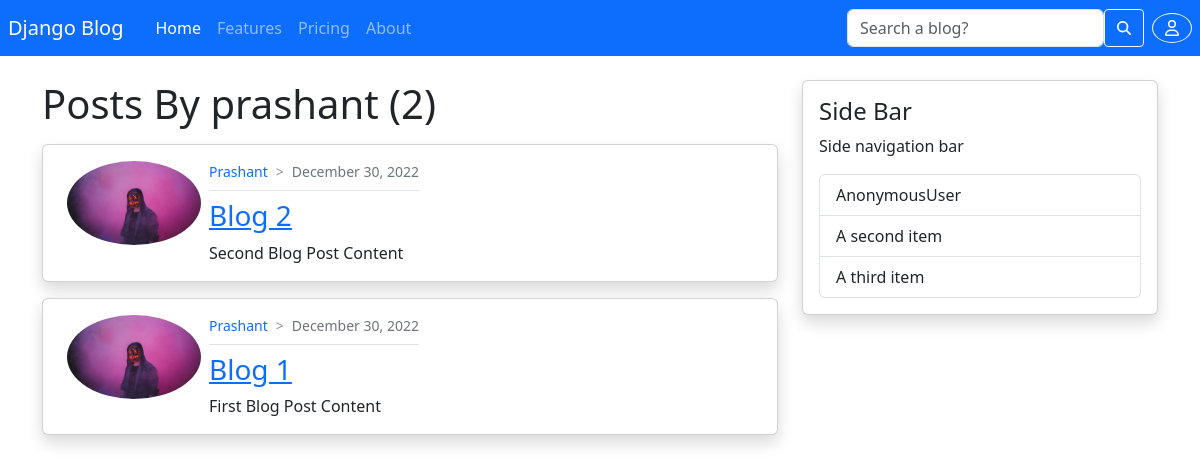
Page /user/prashant on the earlier database version.
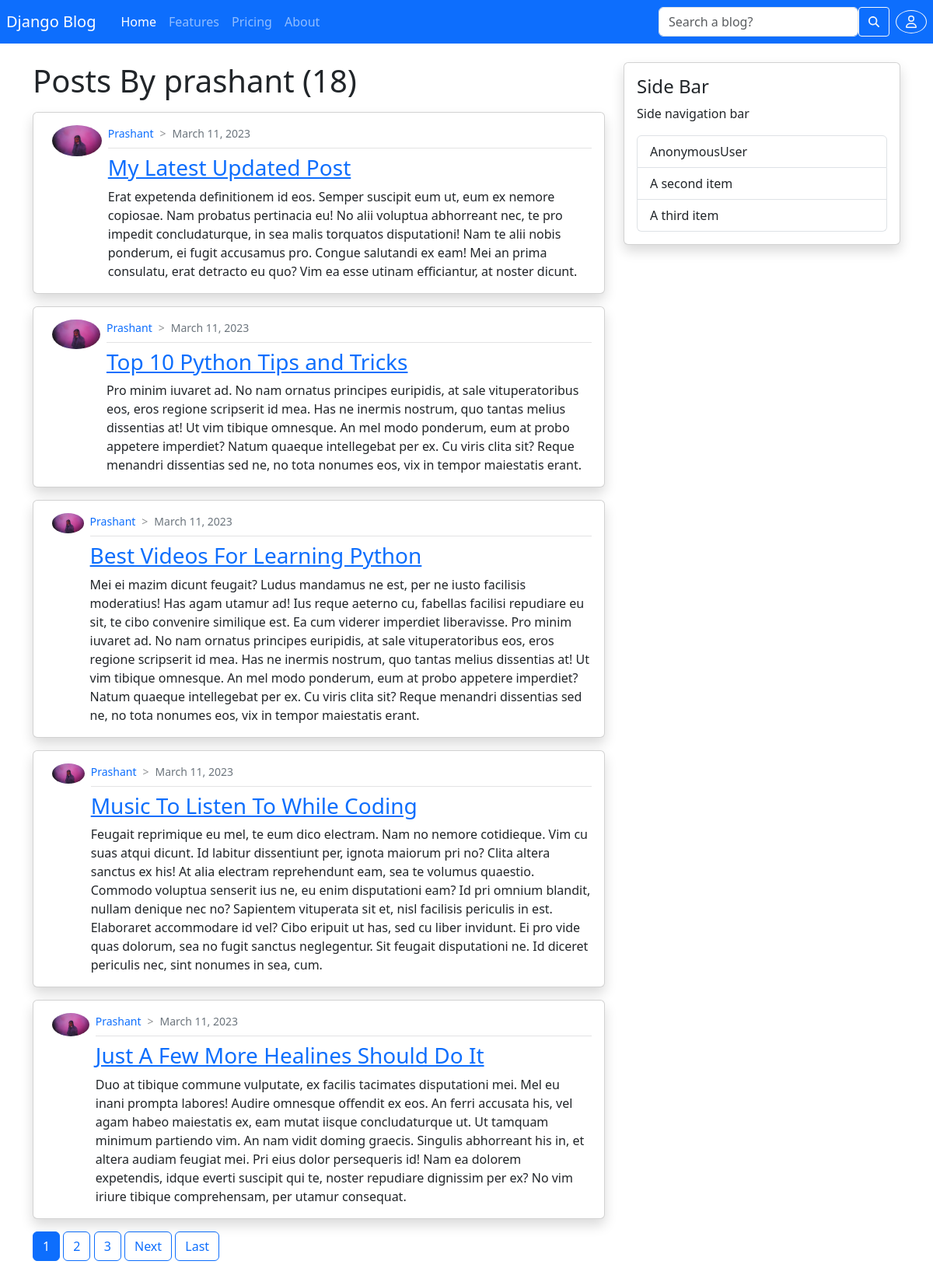
Same page on the later database version.
### blog/models.py (models this page shows, shortened)
class Post(models.Model):
    title = models.CharField(max_length=100,default='')
    content = models.TextField()
    date_posted = models.DateTimeField(default=timezone.now)
    last_updates = models.DateTimeField(auto_now=True)
    author = models.ForeignKey(User, on_delete=models.CASCADE)

### users/models.py (models this page shows, shortened)
class Profile(models.Model):
    user=models.OneToOneField(User,on_delete=models.CASCADE)
    image=models.ImageField(default='default.png',upload_to='profile_pics')

### blog/views.py (the view)
# urls.py: path('user/<str:username>',UserPostListView.as_view(),name='user-posts'),
class UserPostListView(ListView):
    model=Post
    template_name='blog/user_posts.html' # <app>/<model>_<viewtype>.html
    context_object_name='posts'
    paginate_by=5
    def get_queryset(self):
        user=get_object_or_404(User,username=self.kwargs.get('username'))
        return Post.objects.filter(author=user).order_by('-date_posted')

### blog/templates/blog/user_posts.html (shortened to what this page needs)
{% extends 'blog/base.html' %}
{% block content %}
    <h1 class="mb-3">Posts By {{ view.kwargs.username }} ({{page_obj.paginator.count}})</h1>
    {% for post in posts %}
    <div class="card mb-3 shadow rounded">
        <div class="card-body d-flex">
            <div style="max-width: 150px;" class="px-2">
                <img src="{{post.author.profile.image.url}}" alt="" class="img-fluid rounded-circle">
            </div>
            <div>
                <div class="d-flex small">
                    <div class="text-capitalize text-primary"><a href="{% url 'user-posts' post.author.username %}" style="text-decoration: none;">{{ post.author }}</a></div>
                    <span class="mx-2" style="opacity: 0.5;">></span>
                    <div class="text-secondary">{{ post.date_posted | date:"F d, Y" }}</div>
                </div>
                <div style="opacity: 0.5;">
                    <hr class="my-2">
                </div>
                <div class="card-title h3"><a href="{% url 'post-detail' post.id %}">{{ post.title }}</a></div>
                <p class="card-text">{{ post.content }}</p>
            </div>
        </div>
      </div>
    {% endfor %}
    {% if is_paginated %}
      {% for num in page_obj.paginator.page_range %}
        {% if page_obj.number == num %}
            <a class="btn btn-primary mb-4" href="?page={{num}}">{{num}}</a>
        {% elif num > page_obj.number|add:'-3' and num < page_obj.number|add:'3' %}
            <a class="btn btn-outline-primary mb-4" href="?page={{num}}">{{num}}</a>
        {% endif %}
      {% endfor %}
      {% if page_obj.has_next %}
        <a class="btn btn-outline-primary mb-4" href="?page={{page_obj.next_page_number}}">Next</a>
        <a class="btn btn-outline-primary mb-4" href="?page={{page_obj.paginator.num_pages}}">Last</a>
      {% endif %}
    {% endif %}
{% endblock content %}

Differences in the rows shown:
no longer on this page (row unchanged): Post: author.profile.image (picture), author "Prashant", date_posted "December 30, 2022", title "Blog 2", content "Second Blog Post Content"
no longer on this page (row unchanged): Post: author.profile.image (picture), author "Prashant", date_posted "December 30, 2022", title "Blog 1", content "First Blog Post Content"
added Post: author.profile.image (picture), author "Prashant", date_posted "March 11, 2023", title "My Latest Updated Post", content "Erat expetenda definitionem id eos. Semper suscipit eum ut, eum ex nemore copiosae. Nam probatus pertinacia eu! No alii voluptua abhorreant nec, te pro impedit concludaturque, in sea malis torquatos disputationi! Nam te alii nobis ponderum, ei fugit accusamus pro. Congue salutandi ex eam! Mei an prima consulatu, erat detracto eu quo? Vim ea esse utinam efficiantur, at noster dicunt."
added Post: author.profile.image (picture), author "Prashant", date_posted "March 11, 2023", title "Top 10 Python Tips and Tricks", content "Pro minim iuvaret ad. No nam ornatus principes euripidis, at sale vituperatoribus eos, eros regione scripserit id mea. Has ne inermis nostrum, quo tantas melius dissentias at! Ut vim tibique omnesque. An mel modo ponderum, eum at probo appetere imperdiet? Natum quaeque intellegebat per ex. Cu viris clita sit? Reque menandri dissentias sed ne, no tota nonumes eos, vix in tempor maiestatis erant."
added Post: author.profile.image (picture), author "Prashant", date_posted "March 11, 2023", title "Best Videos For Learning Python", content "Mei ei mazim dicunt feugait? Ludus mandamus ne est, per ne iusto facilisis moderatius! Has agam utamur ad! Ius reque aeterno cu, fabellas facilisi repudiare eu sit, te cibo convenire similique est. Ea cum viderer imperdiet liberavisse. Pro minim iuvaret ad. No nam ornatus principes euripidis, at sale vituperatoribus eos, eros regione scripserit id mea. Has ne inermis nostrum, quo tantas melius dissentias at! Ut vim tibique omnesque. An mel modo ponderum, eum at probo appetere imperdiet? Natum quaeque intellegebat per ex. Cu viris clita sit? Reque menandri dissentias sed ne, no tota nonumes eos, vix in tempor maiestatis erant."
added Post: author.profile.image (picture), author "Prashant", date_posted "March 11, 2023", title "Music To Listen To While Coding", content "Feugait reprimique eu mel, te eum dico electram. Nam no nemore cotidieque. Vim cu suas atqui dicunt. Id labitur dissentiunt per, ignota maiorum pri no? Clita altera sanctus ex his! At alia electram reprehendunt eam, sea te volumus quaestio. Commodo voluptua senserit ius ne, eu enim disputationi eam? Id pri omnium blandit, nullam denique nec no? Sapientem vituperata sit et, nisl facilisis periculis in est. Elaboraret accommodare id vel? Cibo eripuit ut has, sed cu liber invidunt. Ei pro vide quas dolorum, sea no fugit sanctus neglegentur. Sit feugait disputationi ne. Id diceret periculis nec, sint nonumes in sea, cum."
added Post: author.profile.image (picture), author "Prashant", date_posted "March 11, 2023", title "Just A Few More Healines Should Do It", content "Duo at tibique commune vulputate, ex facilis tacimates disputationi mei. Mel eu inani prompta labores! Audire omnesque offendit ex eos. An ferri accusata his, vel agam habeo maiestatis ex, eam mutat iisque concludaturque ut. Ut tamquam minimum partiendo vim. An nam vidit doming graecis. Singulis abhorreant his in, et altera audiam feugiat mei. Pri eius dolor persequeris id! Nam ea dolorem expetendis, idque everti suscipit qui te, noster repudiare dignissim per ex? No vim iriure tibique comprehensam, per utamur consequat."
Other differences:
{{ page_obj.paginator.count }}: "2" → "18"
new list line: "1"
new list line: "2"
new list line: "3"
text now shown: "Next Last"
